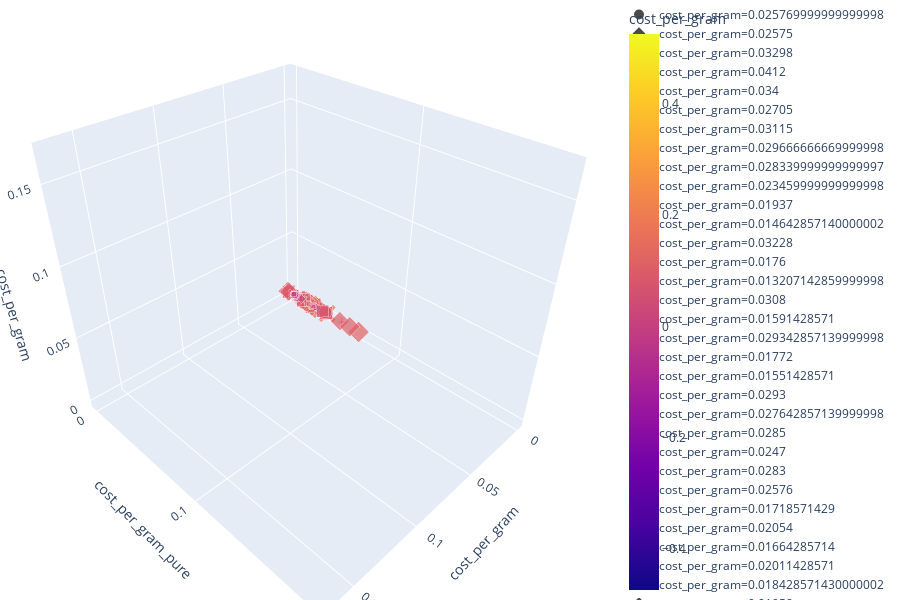

Here is the notebook cell this chart was saved with:
### Code cell
import plotly.express as px

fig = px.scatter_3d(coca_datos, x='cost_per_gram', y='cost_per_gram_pure', z='cost_per_gram',
              color='cost_per_gram', size='cost_per_gram', size_max=18,
              symbol='cost_per_gram', opacity=0.7)

fig.update_layout(margin=dict(l=0, r=0, b=0, t=0))
